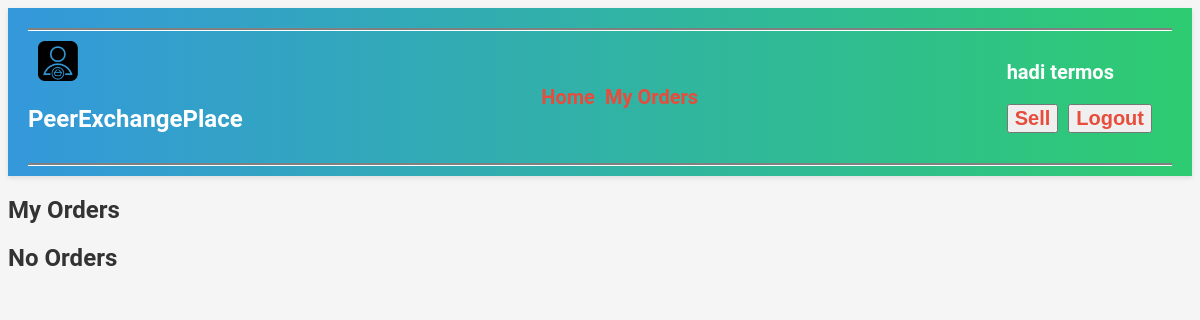
The page /orders.php (signed in) on the database as committed earlier.
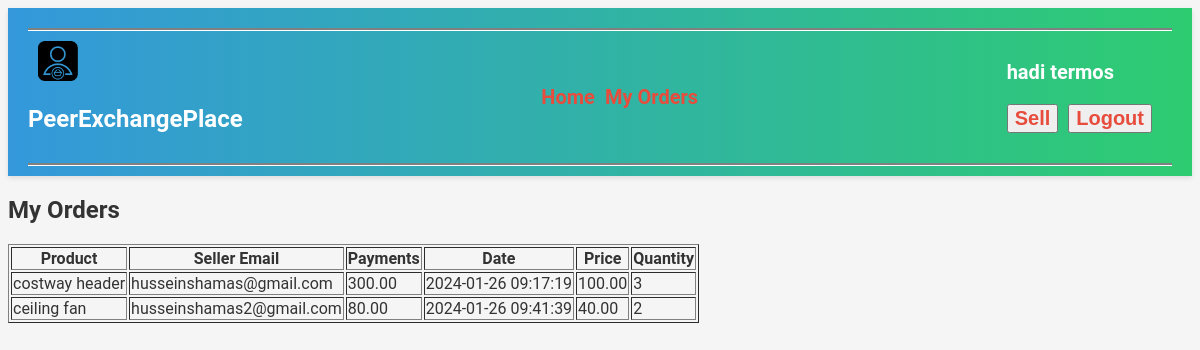
The same page on the database as committed later.
### tables this page shows
CREATE TABLE `orders` (
  `order_id` int(11) NOT NULL,
  `product` varchar(225) DEFAULT NULL,
  `customer_email` varchar(255) DEFAULT NULL,
  `seller_email` varchar(255) DEFAULT NULL,
  `location` varchar(225) DEFAULT NULL,
  `total_payments` decimal(10,2) DEFAULT NULL,
  `order_date` datetime DEFAULT NULL,
  `price` decimal(10,2) NOT NULL,
  `quantity` int(11) NOT NULL
);

### orders.php (the view, shortened to what this page needs)
<?php
include 'connect.php';
$product=$_SESSION['product'];
$seller_email=$_SESSION['seller_email'];
$customer_email=$_SESSION['email'];
$location=$_SESSION['location'];
$price=$_SESSION['price'];
$date=date("Y-m-d H:i:s");
?>
<!DOCTYPE html>
<html lang="en">
<head>
    <link rel="stylesheet" href="index.css">
    <link rel="stylesheet" href="product.css">
</head>
<body>
<nav class="navbar">
<div class="nav-line"></div>
            <div class="navdiv">
                <div class="logo"> <a href="index.php"><img src="pictures/icon3.ico" alt="logo"><h2>PeerExchangePlace</h2></a> </div>
                    <ul>
                        <li><a href="index.php">Home</a></li>
                    <?php
                    if (isset($_SESSION['firstname']) && isset($_SESSION['lastname'] )&& ( $_SESSION['email'] )) {
                            echo' <li><a href="orders.php">My Orders</a></li></ul><ul>';
                            echo '<li><div class="name">' . $_SESSION['firstname'].' '.$_SESSION['lastname'] . '</div>';
                            echo '<button><a href="sell.php">Sell</a></button>';
                            echo '<button><a href="logout.php">Logout</a></button></li>';
                         } else {
                         echo '<li><button><a href="createaccount.php">Signup</a></button></li>';
                         echo '<li><button><a href="login.php">Login</a></button></li>';
                        }
                       ?>
                    </ul>
            </div>
            <div class="nav-line"></div>
        </nav>
<?php
    if (isset($_POST['product_id']) && !empty($_POST['product_id'])) {
        $product_id = $_POST['product_id'];
        if (isset($_POST['quantity']) && !empty($_POST['quantity'])) {
            $quantity = $_POST['quantity'];
            $stmt = $connect->prepare("UPDATE product SET quantity = quantity - ?  WHERE product_id = ?");
            $stmt->bind_param("ii",$quantity, $product_id);
            $stmt->execute();
        $payments=$quantity*$price;
        $stmt2 = $connect->prepare("INSERT INTO orders (product, customer_email, seller_email, location, total_payments, order_date, price, quantity) VALUES (?, ?, ?, ?, ?, ?, ?, ?)");
        $stmt2->bind_param("ssssdsdi", $product, $customer_email, $seller_email, $location, $payments, $date, $price, $quantity);
        $stmt2->execute();
        $stmt2->close();
        echo "<h2>My Orders</h2>";
        }
        else{
            echo "error in quantity delete";
        }
        }
        else {
            echo "<h2>My Orders</h2>";
        }
    $query1="SELECT * FROM orders WHERE customer_email = '$customer_email'";
    $result=$connect->query($query1);
if ($result === false) {
    echo "Error executing query: " . $connect->error;
} else {
    if ($result->num_rows > 0) {
        echo '<div class="table"><table border="1">';
        echo '<tr>';
        echo '<th>Product</th>';
        echo '<th>Seller Email</th>';
        echo '<th>Payments</th>';
        echo '<th>Date</th>';
        echo '<th>Price</th>';
        echo '<th>Quantity</th>';
        echo '</tr>';
        while ($row = $result->fetch_assoc()) {
            echo '<tr>';
            echo '<td>' . $row['product'] . '</td>';
            echo '<td>' . $row['seller_email'] . '</td>';
            echo '<td>' . $row['total_payments'] . '</td>';
            echo '<td>' . $row['order_date'] . '</td>';
            echo '<td>' . $row['price'] . '</td>';
            echo '<td>' . $row['quantity'] . '</td>';
            echo '</tr></div>';
        }
    }else{
        echo "<h2>No Orders</h2>";
    }
}
?>

Rows that differ between the two databases and show on the page:
added orders: product "costway header", seller_email "husseinshamas@gmail.com", total_payments "300.00", order_date "2024-01-26 09:17:19", price "100.00", quantity "3"
added orders: product "ceiling fan", seller_email "husseinshamas2@gmail.com", total_payments "80.00", order_date "2024-01-26 09:41:39", price "40.00", quantity "2"
Other text that changed with them:
text no longer shown: "No Orders"
text now shown: "Product Seller Email Payments Date Price Quantity"
